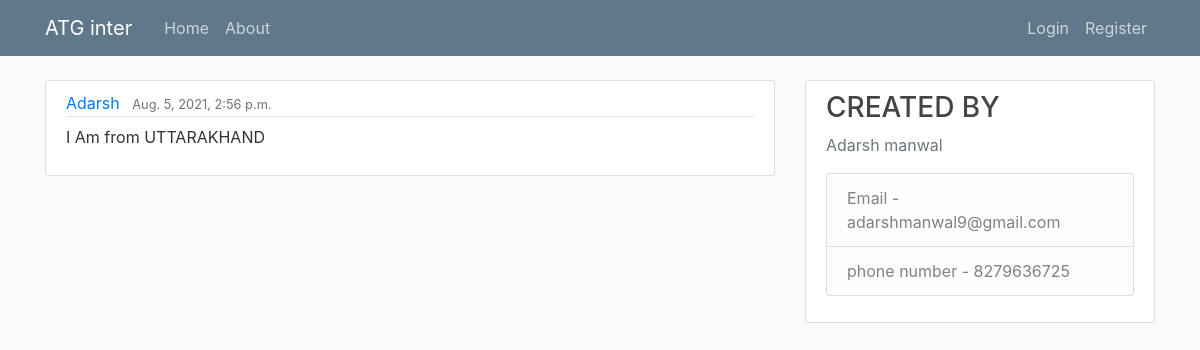
Screenshot of /post/21 with the database file from the repository.
### chatblog/models.py (models this page shows, shortened)
class post(models.Model):
    content=models.TextField()
    date_posted=models.DateTimeField(default=timezone.now)
    author=models.ForeignKey(User,on_delete=models.CASCADE)

### chatblog/views.py (the view)
# urls.py: path('post/<int:pk>', PostDetailView.as_view(),name='post-detail'),
class PostDetailView(DetailView):
    model=post

### chatblog/templates/chatblog/post_detail.html (shortened to what this page needs)
{% extends "chatblog/base.html" %}
{% block content %}
<article class="media content-section">
  <div class="media-body">
    <div class="article-metadata">
      <a class="mr-2" href="#">{{object.author }}</a>
      <small class="text-muted">{{ object.date_posted }}</small>
    </div>
    <p class="article-content">{{ object.content }}</p>
  </div>
</article>
{% endblock content %}

### chatblog/static/chatblog/main.css (style rules this page uses)
body { background: #fafafa; color: #333333; margin-top: 5rem; }
.content-section { background: #ffffff; padding: 10px 20px; border: 1px solid #dddddd; border-radius: 3px; margin-bottom: 20px; }
.article-content { white-space: pre-line; }
.article-metadata { padding-bottom: 1px; margin-bottom: 4px; border-bottom: 1px solid #e3e3e3 }

### rows the page displays
post: author "Adarsh", date_posted "Aug. 5, 2021, 2:56 p.m.", content "I Am from UTTARAKHAND"
